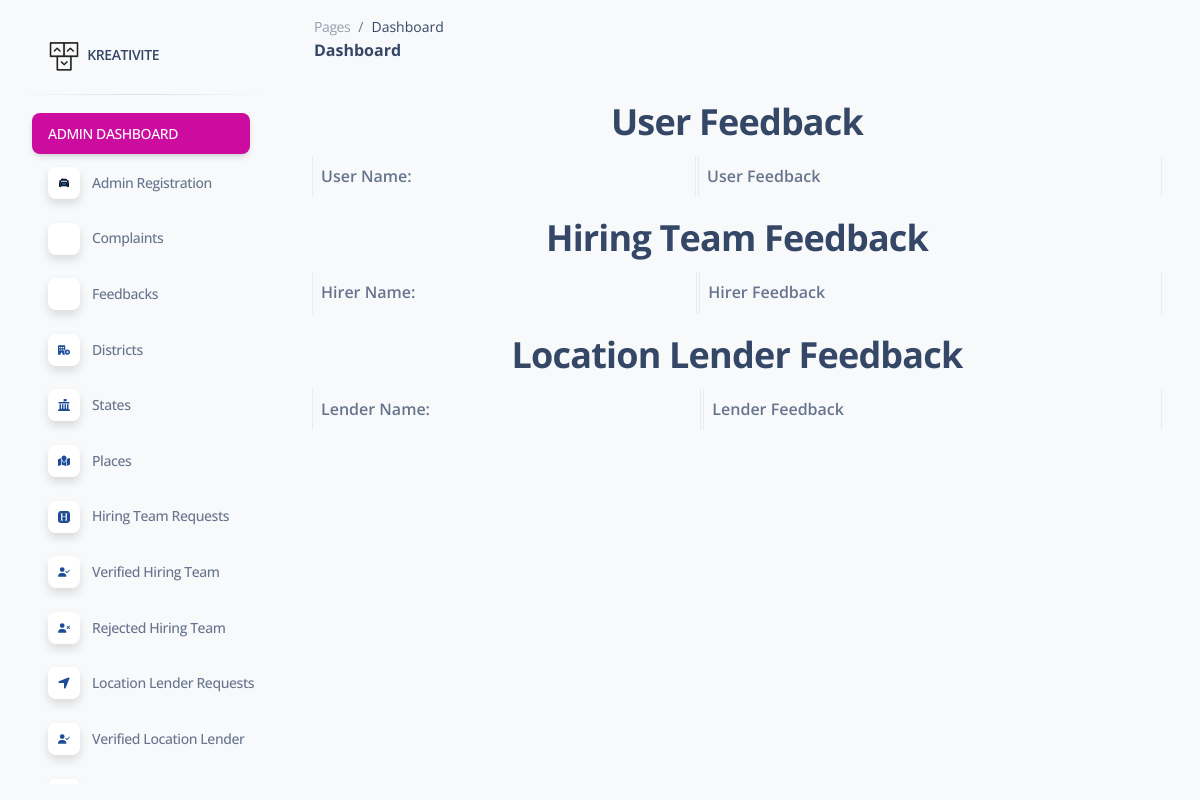
/Web/Admin/Feedback.php, run on an earlier commit of the app's database.
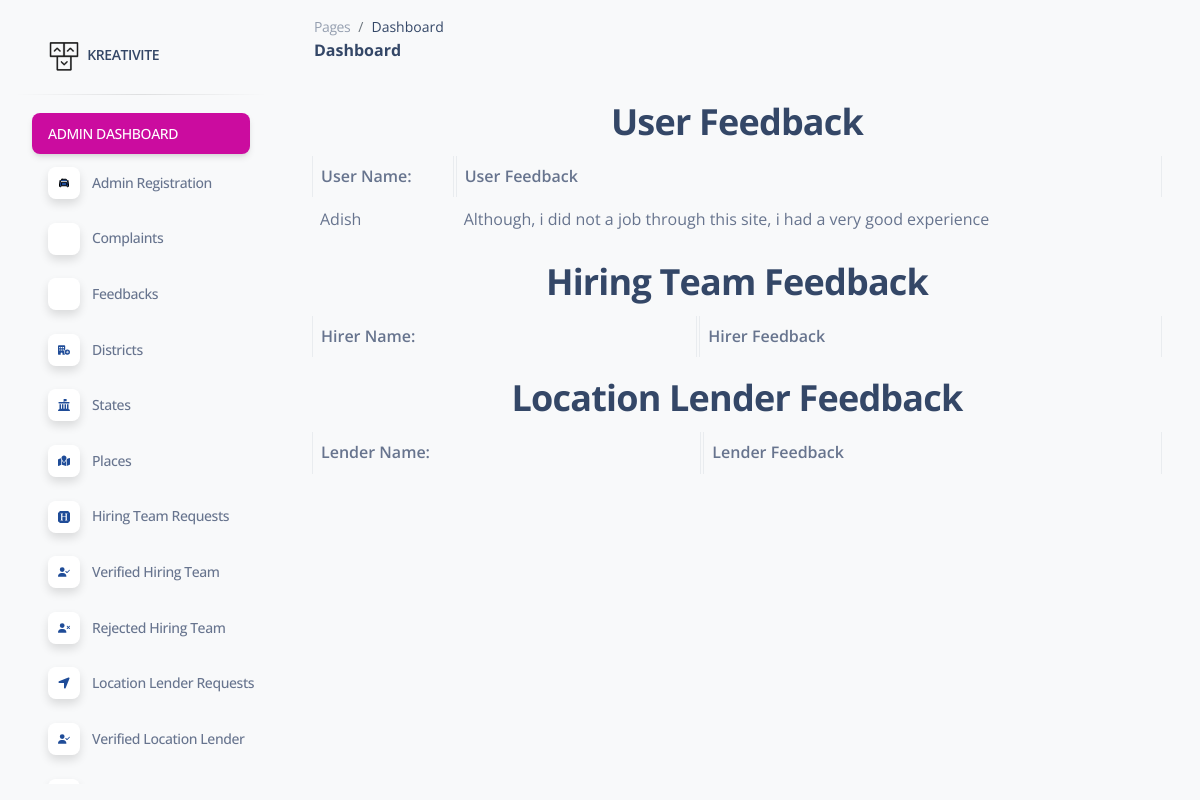
And on a later commit of the database.
### tables this page shows
CREATE TABLE `tbl_feedback` (
  `feedback_id` int(11) NOT NULL,
  `feedback_content` varchar(100) NOT NULL,
  `user_id` int(11) NOT NULL,
  `hiring_id` int(11) NOT NULL,
  `lender_id` int(11) NOT NULL
);

CREATE TABLE `tbl_userregistration` (
  `user_id` int(11) NOT NULL,
  `userreg_name` varchar(50) NOT NULL,
  `userreg_contact` varchar(50) NOT NULL,
  `userreg_email` varchar(50) NOT NULL,
  `userreg_address` varchar(50) NOT NULL,
  `place_id` int(11) NOT NULL,
  `userreg_photo` varchar(500) NOT NULL,
  `userreg_proof` varchar(500) NOT NULL,
  `usertype_id` int(50) NOT NULL,
  `userreg_password` varchar(50) NOT NULL,
  `userreg_gender` varchar(50) NOT NULL
);

### Web/Admin/Feedback.php (the view, shortened to what this page needs)
<?php
include("../Assets/Connection/connection.php");
include("Head.php");
?>
<!DOCTYPE html>
<html lang="en">
<head>
</head>
<body>
    <div class="container">
        <h2 class="text-center">User Feedback</h2>
        <table class="table table-bordered">
            <th>User Name:</th>
            <th>User Feedback</th>
            <?php
            $selQry1 = "select * from tbl_feedback f inner join tbl_userregistration ur on f.user_id = ur.user_id where f.user_id > 0";
            $data = $con->query($selQry1);
            while($row1 = $data->fetch_assoc())
            {
            ?>
            <tr>
                <td><?php echo $row1["userreg_name"] ?></td>
                <td><?php echo $row1["feedback_content"] ?></td>
            </tr>
           <?php } ?>
        </table>
    </div>
    <div class="container">
        <h2 class="text-center">Hiring Team Feedback</h2>
        <table class="table table-bordered">
            <th>Hirer Name:</th>
            <th>Hirer Feedback</th>
        </table>
    </div>
    <div class="container">
        <h2 class="text-center">Location Lender Feedback</h2>
        <table class="table table-bordered">
            <th>Lender Name:</th>
            <th>Lender Feedback</th>
        </table>
    </div>
</body>
</html>

### Web/Admin/Head.php (shortened to what this page needs)
<!DOCTYPE html>
<html lang="en">
<head>
  <link href="../Assets/Templates/Admin/css/nucleo-icons.css" rel="stylesheet" />
  <link href="../Assets/Templates/Admin/css/nucleo-svg.css" rel="stylesheet" />
  <link href="../Assets/Templates/Admin/css/nucleo-svg.css" rel="stylesheet" />
  <link id="pagestyle" href="../Assets/Templates/Admin/css/soft-ui-dashboard.css?v=1.0.7" rel="stylesheet" />
</head>
<body class="g-sidenav-show  bg-gray-100">
  <aside class="sidenav navbar navbar-vertical navbar-expand-xs border-0 border-radius-xl my-3 fixed-start ms-3 "
    id="sidenav-main">
    <div class="sidenav-header">
      <a class="navbar-brand m-0" href=" https://demos.creative-tim.com/soft-ui-dashboard/pages/dashboard.html "
        target="_blank">
        <img src="../Assets/Templates/Admin/img/logo-ct-dark.png" class="navbar-brand-img h-100" alt="main_logo">
        <span class="ms-1 font-weight-bold">KREATIVITE</span>
      </a>
    </div>
    <hr class="horizontal dark mt-0">
    <div class="collapse navbar-collapse  w-auto " id="sidenav-collapse-main">
      <ul class="navbar-nav">
        <li class="nav-item">
          <a class="nav-link btn btn-primary text-white" href="./Homepage.php">Admin Dashboard</a>
        </li>
        <li class="nav-item">
          <a class="nav-link  " href="./AdminRegistration.php">
            <div
              class="icon icon-shape icon-sm shadow border-radius-md bg-white text-center me-2 d-flex align-items-center justify-content-center">
            </div>
            <span class="nav-link-text ms-1">Admin Registration</span>
          </a>
        </li>
        <li class="nav-item">
          <a class="nav-link  " href="./Complaint.php">
            <div
              class="icon icon-shape icon-sm shadow border-radius-md bg-white text-center me-2 d-flex align-items-center justify-content-center">
            </div>
            <span class="nav-link-text ms-1">Complaints</span>
          </a>
        </li>
        <li class="nav-item">
          <a class="nav-link  " href="./Feedback.php">
            <div
              class="icon icon-shape icon-sm shadow border-radius-md bg-white text-center me-2 d-flex align-items-center justify-content-center">
            </div>
            <span class="nav-link-text ms-1">Feedbacks</span>
          </a>
        </li>
        <li class="nav-item">
          <a class="nav-link  " href="./district.php">
            <div
              class="icon icon-shape icon-sm shadow border-radius-md bg-white text-center me-2 d-flex align-items-center justify-content-center">
            </div>
            <span class="nav-link-text ms-1">Districts</span>
          </a>
        </li>
        <li class="nav-item">
          <a class="nav-link  " href="./State.php">
            <div
              class="icon icon-shape icon-sm shadow border-radius-md bg-white text-center me-2 d-flex align-items-center justify-content-center">
            </div>
            <span class="nav-link-text ms-1">States</span>
          </a>
        </li>
        <li class="nav-item">
          <a class="nav-link  " href="./place.php">
            <div
              class="icon icon-shape icon-sm shadow border-radius-md bg-white text-center me-2 d-flex align-items-center justify-content-center">
            </div>
            <span class="nav-link-text ms-1">Places</span>
          </a>
        </li>
        <li class="nav-item">
          <a class="nav-link  " href="./HiringTeamVerification.php">
            <div
              class="icon icon-shape icon-sm shadow border-radius-md bg-white text-center me-2 d-flex align-items-center justify-content-center">
            </div>
            <span class="nav-link-text ms-1">Hiring Team Requests</span>
          </a>
        </li>
        <li class="nav-item">
          <a class="nav-link  " href="./HiringTeamAcceptedList.php">
            <div
              class="icon icon-shape icon-sm shadow border-radius-md bg-white text-center me-2 d-flex align-items-center justify-content-center">
            </div>
            <span class="nav-link-text ms-1">Verified Hiring Team</span>
          </a>
        </li>
        <li class="nav-item">
          <a class="nav-link  " href="./HiringTeamRejectedList.php">
            <div
              class="icon icon-shape icon-sm shadow border-radius-md bg-white text-center me-2 d-flex align-items-center justify-content-center">
            </div>
            <span class="nav-link-text ms-1">Rejected Hiring Team</span>
          </a>
        </li>
        <li class="nav-item">
          <a class="nav-link  " href="./LocationLenderVerification.php">
            <div
              class="icon icon-shape icon-sm shadow border-radius-md bg-white text-center me-2 d-flex align-items-center justify-content-center">
            </div>
            <span class="nav-link-text ms-1">Location Lender Requests</span>
          </a>
        </li>
        <li class="nav-item">
          <a class="nav-link  " href="./LocationLenderAcceptedList.php">
            <div
              class="icon icon-shape icon-sm shadow border-radius-md bg-white text-center me-2 d-flex align-items-center justify-content-center">
            </div>
            <span class="nav-link-text ms-1">Verified Location Lender</span>
          </a>
        </li>
        <li class="nav-item">
          <a class="nav-link  " href="./LocationLenderRejectedList.php">
            <div
              class="icon icon-shape icon-sm shadow border-radius-md bg-white text-center me-2 d-flex align-items-center justify-content-center">
            </div>
          </a>
        </li>
      </ul>
    </div>
  </aside>
  <main class="main-content position-relative max-height-vh-100 h-100 border-radius-lg ">
    <nav class="navbar navbar-main navbar-expand-lg px-0 mx-4 shadow-none border-radius-xl" id="navbarBlur"
      navbar-scroll="true">
      <div class="container-fluid py-1 px-3">
        <nav aria-label="breadcrumb">
          <ol class="breadcrumb bg-transparent mb-0 pb-0 pt-1 px-0 me-sm-6 me-5">
            <li class="breadcrumb-item text-sm"><a class="opacity-5 text-dark" href="javascript:;">Pages</a></li>
            <li class="breadcrumb-item text-sm text-dark active" aria-current="page">Dashboard</li>
          </ol>
          <h6 class="font-weight-bolder mb-0">Dashboard</h6>
        </nav>
      </div>
    </nav>
    <div class="container-fluid py-4">
      <div class="row">

### Web/Assets/Templates/Admin/css/nucleo-svg.css (style rules this page uses)
.icon { display: inline-block; color: #111111; height: 1em; width: 1em; }
.icon-sm { height: 0.8em; width: 0.8em; }
.icon { fill: currentColor; stroke: none; }

### Web/Admin/Head.php (style rules this page uses)
svg { fill: #1f4c98 }

What changed in the data, as far as the page shows it:
added tbl_feedback: user.userreg_name "Adish", feedback_content "Although, i did not a job through this site, i had a very good experience"
